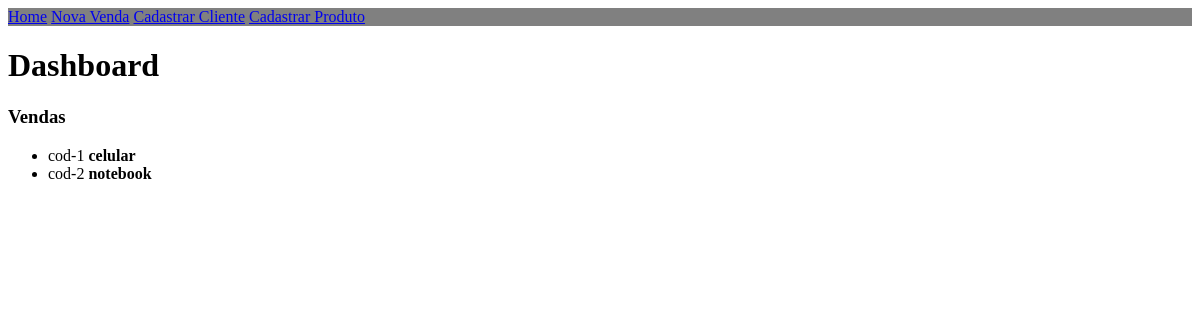
Page /dashboard on the earlier database version.
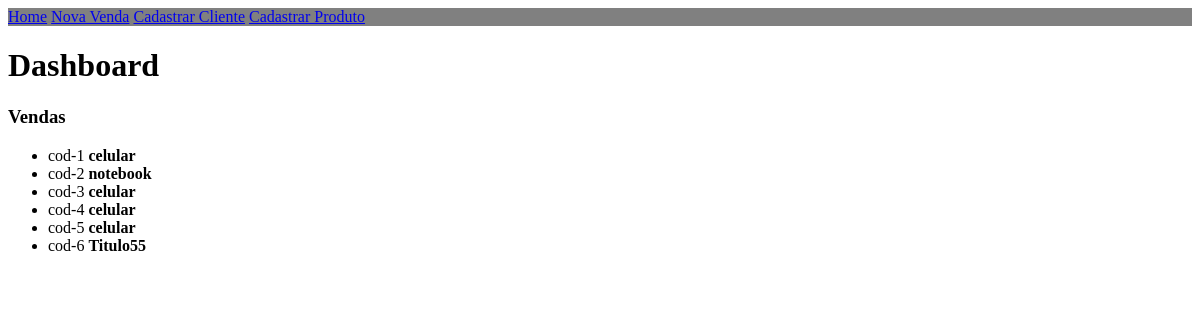
Same page on the later database version.
### app_vendas/models.py (models this page shows, shortened)
class Venda(models.Model):
    cod_venda = models.IntegerField(primary_key=True, blank=True)
    cliente = models.ForeignKey(Cliente, on_delete=models.CASCADE)
    produtos = models.ForeignKey(Produto, on_delete=models.CASCADE)
    observacao = models.TextField(default=None, blank=True)
    class TipoPagamento(models.TextChoices):
        visa = 'VIsa', 'Visa'
        boleto = 'Boleto', 'Boleto'
        master = 'Mastercard', 'Mastercard'
    tipo_pagamento = models.CharField(max_length=10, choices=TipoPagamento.choices, default='Visa',
                                      verbose_name='Meio de Pagamento')

class Produto(models.Model):
    cod_produto = models.IntegerField(primary_key=True, blank=True)
    titulo = models.CharField(max_length=20, default='Titulo')
    descricao_produto = models.TextField(default='Descreva o Produto')
    preco = models.DecimalField(max_digits=7, decimal_places=2, default=0, unique=True)
    def __str__(self):
        return self.titulo

### app_vendas/views.py (the view)
# urls.py: path('dashboard', dashboard, name='dashboard'),
def dashboard(request):
    dados = {}
    dados['vendas'] = Venda.objects.all()
    return render(request, 'dashboard.html', dados)

### app_vendas/templates/dashboard.html (shortened to what this page needs)
<!doctype html>
<html lang="ept-BR">
<head>
</head>
<body>
<div class="topnav">
  <a href="/">Home</a>
  <a href="nova_venda">Nova Venda</a>
  <a href="cadastro_cliente">Cadastrar Cliente</a>
  <a href="cadastro_produto">Cadastrar Produto</a>
</div>
<h1>Dashboard</h1>
<h3>Vendas</h3>
<ul>
    {% for venda in vendas %}
    <li>cod-{{ venda.cod_venda }}     <b>{{ venda.produtos }} </b></li>
    {% endfor %}
</ul>
</body>
</html>

### app_vendas/templates/dashboard.html (style rules this page uses)
.topnav { background-color: gray; text-color: white; }

Differences in the rows shown:
added Venda: cod_venda "3", produtos "celular"
added Venda: cod_venda "4", produtos "celular"
added Venda: cod_venda "5", produtos "celular"
added Venda: cod_venda "6", produtos "Titulo55"
